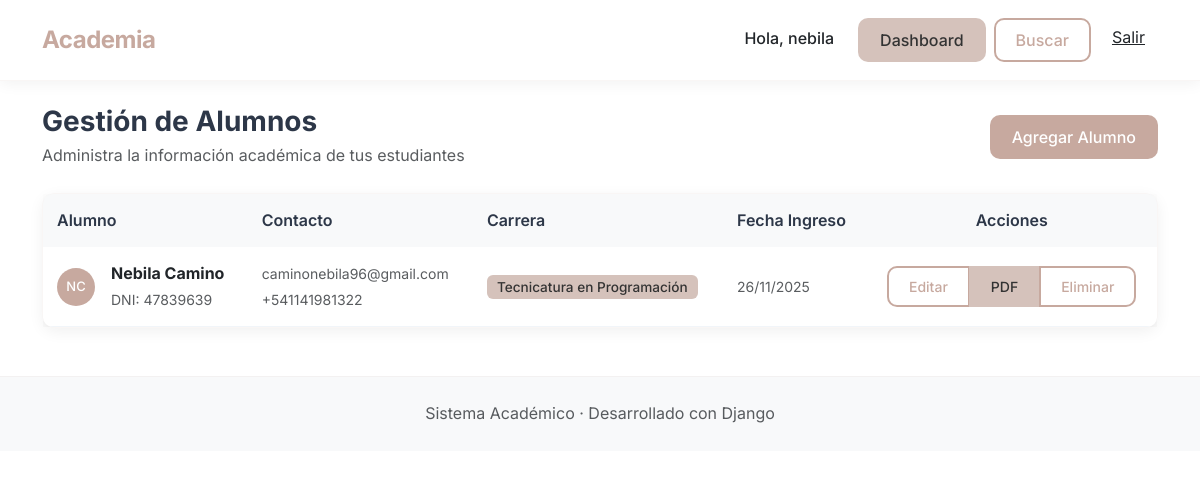
The page /dashboard/ (signed in) on the database its author committed.
### main/models.py (models this page shows, shortened)
class Alumno(models.Model):
    nombre = models.CharField(max_length=100)
    apellido = models.CharField(max_length=100)
    email = models.EmailField()
    carrera = models.CharField(max_length=100, blank=True, verbose_name="Carrera o Curso")
    dni = models.CharField(max_length=15, blank=True)
    telefono = models.CharField(max_length=20, blank=True)
    fecha_nacimiento = models.DateField(null=True, blank=True)
    fecha_inscripcion = models.DateField(auto_now_add=True)
    usuario = models.ForeignKey(User, on_delete=models.CASCADE)

### main/views.py (the view)
# urls.py: path('dashboard/', views.dashboard, name='dashboard'),
@login_required
def dashboard(request):
    alumnos = Alumno.objects.filter(usuario=request.user)
    return render(request, 'main/dashboard.html', {'alumnos': alumnos})

### templates/main/dashboard.html (shortened to what this page needs)
{% extends 'base.html' %}
{% block content %}
<div class="d-flex justify-content-between align-items-center mb-4">
    <div>
        <h1 class="h3 fw-bold mb-1">Gestión de Alumnos</h1>
        <p class="text-muted mb-0">Administra la información académica de tus estudiantes</p>
    </div>
    <a href="{% url 'agregar_alumno' %}" class="btn btn-primary-custom">
        Agregar Alumno
    </a>
</div>
{% if alumnos %}
<div class="card-modern fade-in-up">
    <div class="table-responsive">
        <table class="table table-modern table-hover align-middle mb-0">
            <thead>
                <tr>
                    <th>Alumno</th>
                    <th>Contacto</th>
                    <th>Carrera</th>
                    <th>Fecha Ingreso</th>
                    <th class="text-center">Acciones</th>
                </tr>
            </thead>
            <tbody>
                {% for alumno in alumnos %}
                <tr class="fade-in-up">
                <td>
                        <div class="d-flex align-items-center">
                            <div class="avatar avatar-primary me-3">
                                {{ alumno.nombre|first }}{{ alumno.apellido|first }}
                            </div>
                            <div>
                                <strong>{{ alumno.nombre }} {{ alumno.apellido }}</strong>
                                {% if alumno.dni %}
                                <br><small class="text-muted">DNI: {{ alumno.dni }}</small>
                                {% endif %}
                            </div>
                        </div>
                    </td>
                    <td>
                        <div>
                            <small class="text-muted">{{ alumno.email }}</small>
                            {% if alumno.telefono %}
                            <br><small class="text-muted">{{ alumno.telefono }}</small>
                            {% endif %}
                        </div>
                    </td>
                    <td>
                        {% if alumno.carrera %}
                        <span class="badge-custom">{{ alumno.carrera }}</span>
                        {% else %}
                        <span class="text-muted">-</span>
                        {% endif %}
                    </td>
                    <td>
                        <small class="text-muted">{{ alumno.fecha_inscripcion|date:"d/m/Y" }}</small>
                    </td>
                    <td class="text-center">
                        <div class="btn-group">
                            <a href="{% url 'editar_alumno' alumno.id %}" class="btn btn-sm btn-outline-custom">
                                Editar
                            </a>
                            <a href="{% url 'generar_pdf_alumno' alumno.id %}" class="btn btn-sm btn-secondary-custom">
                                PDF
                            </a>
                            <a href="{% url 'eliminar_alumno' alumno.id %}" class="btn btn-sm btn-outline-custom">
                                Eliminar
                            </a>
                        </div>
                    </td>
                </tr>
                {% endfor %}
            </tbody>
        </table>
    </div>
</div>
{% endif %}
{% endblock %}

### templates/base.html (shortened to what this page needs)
<!DOCTYPE html>
<html lang="es">
<head>
    <link href="https://cdn.jsdelivr.net/npm/bootstrap@5.3.0/dist/css/bootstrap.min.css" rel="stylesheet">
    <link href="/static/css/styles.css" rel="stylesheet">
</head>
<body>
    <nav class="navbar navbar-expand-lg navbar-modern">
        <div class="container">
            <a class="navbar-brand navbar-brand-modern" href="{% url 'home' %}">
                Academia
            </a>
            <div class="navbar-nav ms-auto">
                {% if user.is_authenticated %}
                    <span class="nav-link text-dark me-3 fw-medium">Hola, {{ user.username }}</span>
                    <a class="btn btn-secondary-custom me-2" href="{% url 'dashboard' %}">Dashboard</a>
                    <a class="btn btn-outline-custom me-2" href="{% url 'scraper_buscar' %}">Buscar</a>
                    <a class="btn btn-link text-dark" href="{% url 'logout' %}">Salir</a>
                {% else %}
                    <a class="btn btn-outline-custom me-2" href="{% url 'login' %}">Ingresar</a>
                    <a class="btn btn-primary-custom" href="{% url 'registro' %}">Registrarse</a>
                {% endif %}
            </div>
        </div>
    </nav>
    <main class="container mt-4">
        {% block content %}
        {% endblock %}
    </main>
    <footer class="footer-modern mt-5 py-4">
        <div class="container text-center">
            <p class="text-muted mb-0">Sistema Académico · Desarrollado con Django</p>
        </div>
    </footer>
</body>
</html>

### static/css/styles.css (style rules this page uses)
:root { --primary: #C7A99F; --secondary: #D5C2BB; --accent: #E8D7D1; --white: #ffffff; --dark: #2d3748; --light: #f8f9fa; --soft-shadow: 0 4px 12px rgba(199, 169, 159, 0.15); }
body { background-color: var(--white); font-family: 'Inter', sans-serif; color: var(--dark); line-height: 1.6; }
.navbar-modern { background: var(--white); box-shadow: 0 2px 15px rgba(0, 0, 0, 0.06); padding: 1rem 0; border-bottom: 1px solid rgba(199, 169, 159, 0.1); }
.navbar-brand-modern { font-weight: 700; font-size: 1.5rem; color: var(--primary); letter-spacing: -0.5px; }
.btn-primary-custom { background: var(--primary); border: none; border-radius: 10px; color: white; font-weight: 500; padding: 10px 22px; transition: all 0.3s ease; }
.btn-secondary-custom { background: var(--secondary); border: none; border-radius: 10px; color: #333; font-weight: 500; padding: 10px 22px; transition: all 0.3s ease; }
.btn-outline-custom { border: 2px solid var(--primary); border-radius: 10px; color: var(--primary); font-weight: 500; padding: 8px 20px; background: transparent; transition: all 0.3s ease; }
.card-modern { background: var(--white); border: none; border-radius: 14px; box-shadow: 0 4px 15px rgba(0, 0, 0, 0.06); transition: all 0.3s ease; border: 1px solid rgba(199, 169, 159, 0.1); }
.footer-modern { background: var(--light); border-top: 1px solid rgba(199, 169, 159, 0.1); }
.badge-custom { background: var(--secondary); color: #333; border-radius: 6px; font-weight: 500; padding: 4px 10px; font-size: 0.85rem; }
.fade-in-up { animation: fadeInUp 0.5s ease-out; }
.table-modern { border-radius: 10px; overflow: hidden; box-shadow: 0 4px 15px rgba(0, 0, 0, 0.06); }
.table-modern th { background: var(--light); border: none; font-weight: 600; color: var(--dark); padding: 14px; }
.table-modern td { border-color: #f1f5f9; padding: 14px; vertical-align: middle; }
.avatar { width: 38px; height: 38px; border-radius: 50%; display: flex; align-items: center; justify-content: center; font-weight: 500; font-size: 13px; }
.avatar-primary { background: var(--primary); color: white; }

### rows shown on the page
Alumno: nombre|first "N", apellido|first "C", nombre "Nebila", apellido "Camino", dni "47839639", email "caminonebila96@gmail.com", telefono "+541141981322", carrera "Tecnicatura en Programación", fecha_inscripcion "26/11/2025"

### other values the page prints
{{ user.username }} "nebila"
